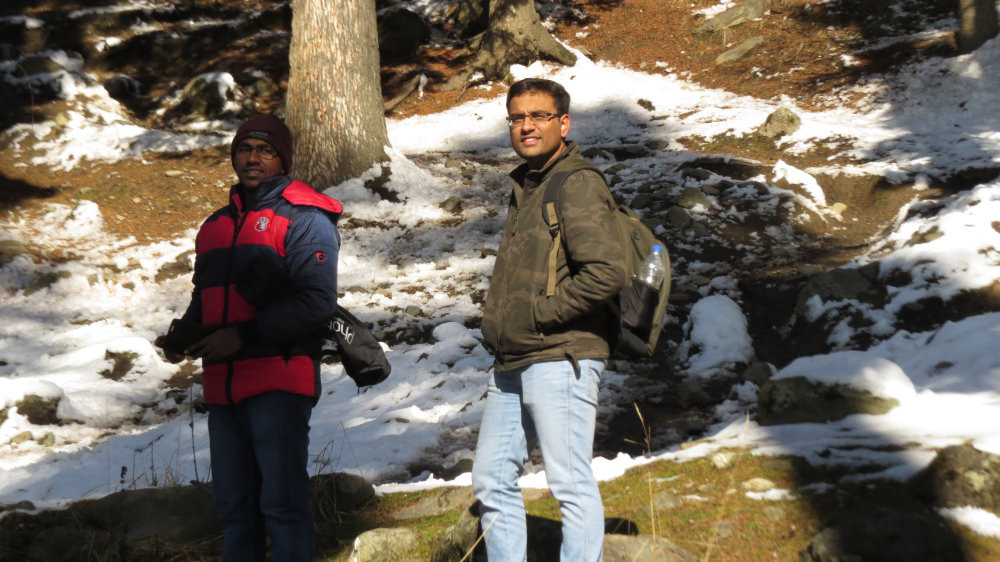
#> input picture image-abstraction/IMG_0899.JPG, 4000 x 2248 px, given in place of IMG_wo_noise.JPG, which was not available (shown at 1/4 size)
$ python assignment_1.py   (Python 2 division)   (older library calls are emulated)
#> lines starting #> are read from the running program, lines starting #| are printed output that depends on the picture; pictures that were not available may be replaced by others from this repository, and a replacement may not be noted

# coding: utf-8

# #Programming Assignment 1
#
# 1. Capture a normal image and noisy image of a scene. Add noise to the normal image so that it looks the same as the noisy image (Use PSNR to check).
#
# 2. Capture a normal image and a defocus blurred image of a planar scene. Blur the normal image so that it looks the same as the defocus blurred image (Use average gradient magnitude measure to check).
#
# 3. Capture a normal image and a motion blurred image of a dynamic scene. Blur the normal image so that it looks the same as the motion blurred image (Use average gradient magnitude measure to check).

# In[42]:

# Import the libraries
import numpy as np
import matplotlib.pyplot as plt
import matplotlib.image as img
from PIL import Image
import os,os.path
import sys
import cv2
import math


# In[43]:

# Define the root directory
# Change the root directory as per the machine.
root = '/home/aditya/Documents/Documents and Data/Semester_2_M.Tech/computationalPhotography/assignment1/'
# Define the path of image directory
image_root = root + '/images'


# # Question-1
#
# We have a normal image of a scene and a scene with some sort of noise. We have to introduce noise to the normal image so that it looks same as the noisy one. We need to use PSNR as a metric of comparision.

# In[44]:

# Read and Plot the original image without noise of a planar scene and another image with
# noise taken under high ISO condition of camera.
im_wo_noise = img.imread(image_root + '/IMG_wo_noise.JPG')
#> im_wo_noise is the input picture: shape (2248, 4000, 3); mean R, G, B 114.8, 105.8, 94.4
im_wo_noise_rs = cv2.resize(im_wo_noise,None,fx=0.1, fy=0.1, interpolation = cv2.INTER_CUBIC)
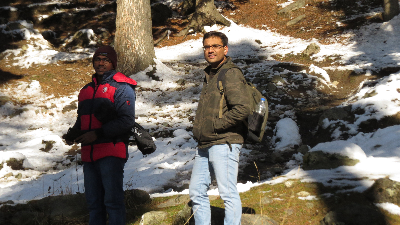
#> im_wo_noise_rs: shape (225, 400, 3); mean R, G, B 114.7, 105.7, 94.3
im_w_noise = img.imread(image_root + '/IMG_with_noise.JPG')
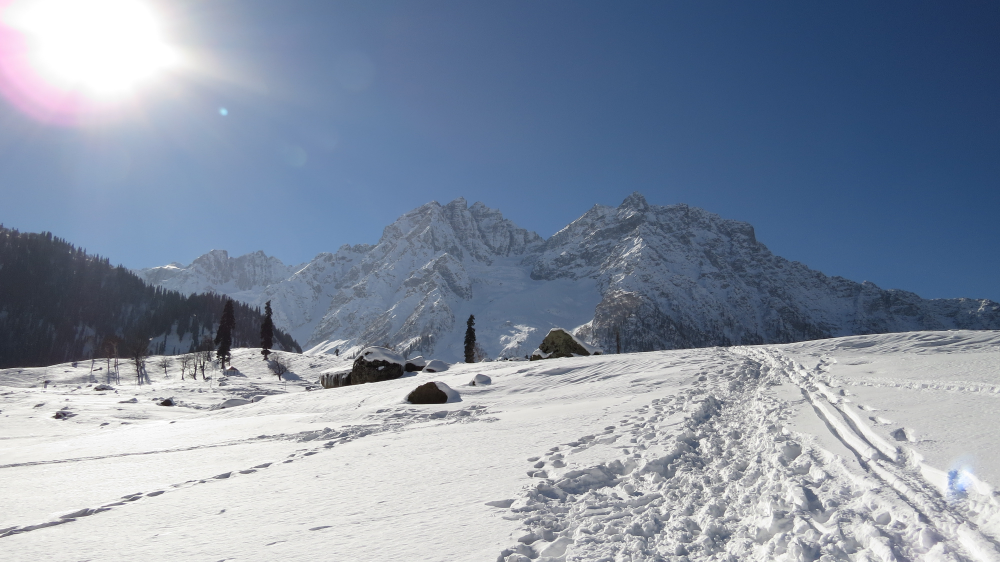
#> input picture image-abstraction/IMG_1151.JPG, 4000 x 2248 px, given in place of IMG_with_noise.JPG, which was not available (shown at 1/4 size)
#> im_w_noise is the input picture: shape (2248, 4000, 3); mean R, G, B 133.4, 145.4, 163.7
im_w_noise_rs = cv2.resize(im_w_noise,None,fx=0.1, fy=0.1, interpolation = cv2.INTER_CUBIC)
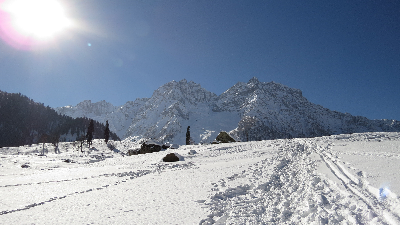
#> im_w_noise_rs: shape (225, 400, 3); mean R, G, B 133.5, 145.5, 163.8
plt.subplot(121),plt.imshow(im_wo_noise_rs),plt.title('Original without Noise')
plt.xticks([]), plt.yticks([])
plt.subplot(122),plt.imshow(im_w_noise_rs),plt.title('Image with Noise')
plt.xticks([]), plt.yticks([])
plt.show()
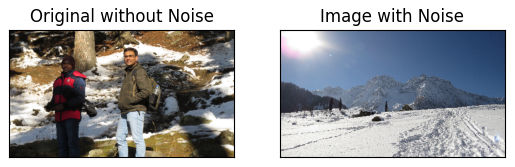
#> figure drawn by matplotlib, 2 panels


# In[45]:

def psnr(im1, im2):
    im1 = np.asarray(im1)
    im2 = np.asarray(im2)
    error = im1 - im2
    # Calculate the mean square error
    MSE = np.sqrt((np.sum(error * error))/im1.size)
    # Formula to calculate Signal to noise ratio.
    psnr = 20*math.log10(255.0/MSE)
    return psnr

# Normalize the image without noise to scale the pixel intensities between 0-1.
#> (the run stopped early here; a loop or call above may not have finished)
